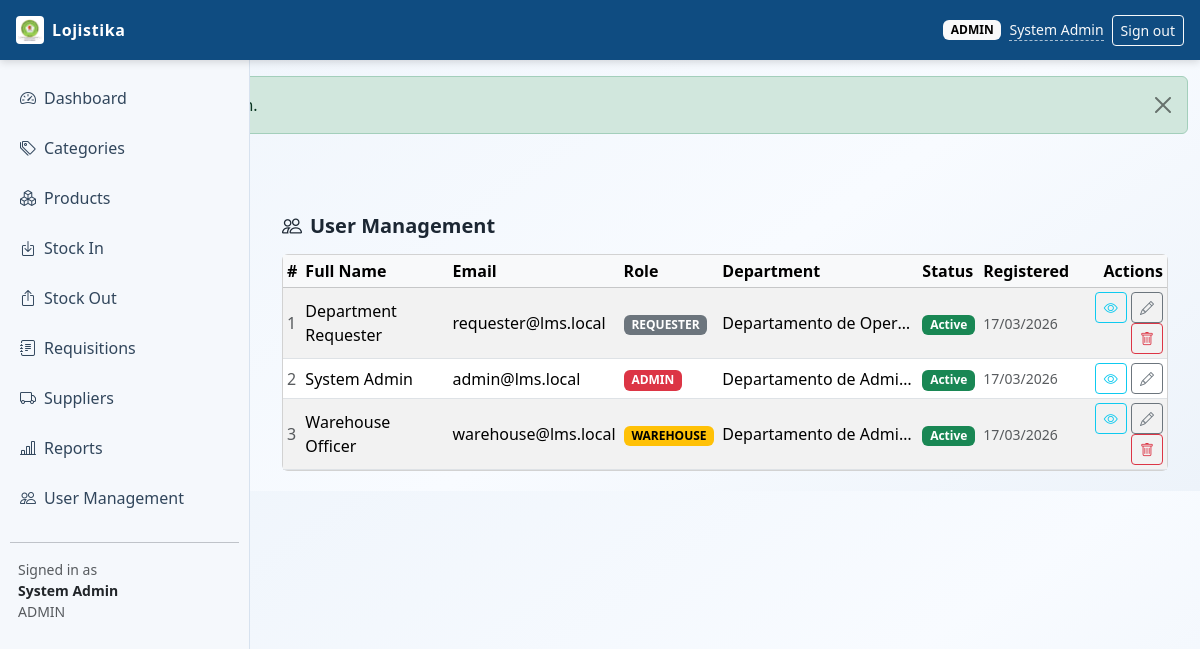
The app's page /index.php?page=users (signed in) with its own data.
### tables this page shows
CREATE TABLE users (
    id INT UNSIGNED AUTO_INCREMENT PRIMARY KEY,
    full_name VARCHAR(120) NOT NULL,
    email VARCHAR(120) NOT NULL UNIQUE,
    password_hash VARCHAR(255) NOT NULL,
    role ENUM('admin', 'warehouse', 'requester') NOT NULL,
    departments VARCHAR(180) NOT NULL DEFAULT 'Departamento de Administracao e Financas',
    is_active TINYINT(1) NOT NULL DEFAULT 1,
    created_at TIMESTAMP NOT NULL DEFAULT CURRENT_TIMESTAMP,
    updated_at TIMESTAMP NOT NULL DEFAULT CURRENT_TIMESTAMP ON UPDATE CURRENT_TIMESTAMP
);

### config/db_connect.php (called while the page is built, shortened)
<?php
function env_value(array $keys, string $default = ''): string
{
    return $default;
}
function file_db_config(): array
{
    $filePath = __DIR__ . DIRECTORY_SEPARATOR . 'db_credentials.php';
    if (!is_file($filePath)) {
        return [];
    }
    $config = require $filePath;
    return is_array($config) ? $config : [];
}
function db_config(): array
{
    $fileConfig = file_db_config();
    return [
        'host' => env_value(['DB_HOST', 'MYSQL_HOST', 'DATABASE_HOST'], (string) ($fileConfig['host'] ?? '127.0.0.1')),
        'port' => (int) env_value(['DB_PORT', 'MYSQL_PORT', 'DATABASE_PORT'], (string) ($fileConfig['port'] ?? '3306')),
        'user' => env_value(['DB_USER', 'MYSQL_USER', 'DATABASE_USER'], (string) ($fileConfig['user'] ?? 'root')),
        'pass' => env_value(['DB_PASS', 'MYSQL_PASSWORD', 'DATABASE_PASSWORD'], (string) ($fileConfig['pass'] ?? '')),
        'name' => env_value(['DB_NAME', 'MYSQL_DATABASE', 'DATABASE_NAME'], (string) ($fileConfig['name'] ?? 'logistics_lms')),
    ];
}
function db_connect(): mysqli
{
    static $conn = null;
    $cfg = db_config();
    try {
        $conn = new mysqli($cfg['host'], $cfg['user'], $cfg['pass'], $cfg['name'], $cfg['port']);
    } catch (mysqli_sql_exception $e) {
        http_response_code(500);
        if (stripos($e->getMessage(), 'Unknown database') !== false) {
            $sqlFile = dirname(__DIR__) . DIRECTORY_SEPARATOR . 'database.sql';
            $message = 'Database "' . $cfg['name'] . '" does not exist. Import the project SQL file first.';
            if (is_file($sqlFile)) {
                $message .= ' Expected file: ' . $sqlFile;
            }
            exit($message);
        }
        if (stripos($e->getMessage(), 'Access denied for user') !== false) {
            $configFile = __DIR__ . DIRECTORY_SEPARATOR . 'db_credentials.php';
            $message = 'Database login failed for user "' . $cfg['user'] . '" at host "' . $cfg['host'] . '".';
            $message .= ' Set hosting credentials via environment variables or create: ' . $configFile;
            exit($message);
        }
        exit('Database connection failed: ' . $e->getMessage());
    }
    $conn->set_charset('utf8mb4');
    return $conn;
}

### config/helpers.php (called while the page is built, shortened)
<?php
require_once __DIR__ . '/db_connect.php';
function db(): mysqli
{
    return db_connect();
}
function h(?string $value): string
{
    return htmlspecialchars((string) $value, ENT_QUOTES, 'UTF-8');
}
function current_user(): ?array
{
    return $_SESSION['user'] ?? null;
}

### modules/users/index.php (the view, shortened to what this page needs)
<?php
$users = db()->query('SELECT id, full_name, email, role, departments, is_active, created_at FROM users ORDER BY full_name ASC');
?>
<div class="container-fluid">
    <div class="d-flex align-items-center justify-content-between mb-3">
        <h5 class="mb-0 fw-semibold"><i class="bi bi-people me-2"></i>User Management</h5>
    </div>
    <div class="card">
        <div class="card-body table-responsive p-0">
            <table class="table table-striped table-sm align-middle mb-0">
                <thead class="table-light">
                    <tr>
                        <th>#</th>
                        <th>Full Name</th>
                        <th>Email</th>
                        <th>Role</th>
                        <th>Department</th>
                        <th>Status</th>
                        <th>Registered</th>
                        <th class="text-end">Actions</th>
                    </tr>
                </thead>
                <tbody>
                    <?php
                    $i = 0;
                    while ($row = $users->fetch_assoc()):
                        $i++;
                    ?>
                        <tr>
                            <td class="text-muted"><?= $i ?></td>
                            <td><?= h($row['full_name']) ?></td>
                            <td><?= h($row['email']) ?></td>
                            <td><span class="badge text-uppercase
                            <?= $row['role'] === 'admin' ? 'text-bg-danger' : ($row['role'] === 'warehouse' ? 'text-bg-warning' : 'text-bg-secondary') ?>">
                                    <?= h($row['role']) ?>
                                </span></td>
                            <td class="text-truncate" style="max-width:200px"><?= h($row['departments']) ?></td>
                            <td>
                                <?php if ((int) $row['is_active'] === 1): ?>
                                    <span class="badge text-bg-success">Active</span>
                                <?php else: ?>
                                    <span class="badge text-bg-secondary">Inactive</span>
                                <?php endif; ?>
                            </td>
                            <td class="text-muted small"><?= h(date('d/m/Y', strtotime($row['created_at']))) ?></td>
                            <td class="text-end">
                                <a class="btn btn-sm btn-outline-info" href="index.php?page=user_view&id=<?= (int) $row['id'] ?>" title="View"><i class="bi bi-eye"></i></a>
                                <a class="btn btn-sm btn-outline-secondary" href="index.php?page=user_edit&id=<?= (int) $row['id'] ?>" title="Edit"><i class="bi bi-pencil"></i></a>
                                <?php if ((int) $row['id'] !== (int) current_user()['id']): ?>
                                    <a class="btn btn-sm btn-outline-danger"
                                        data-confirm="Delete user &quot;<?= h($row['full_name']) ?>&quot;? This action cannot be undone."
                                        href="index.php?page=users&delete=<?= (int) $row['id'] ?>"
                                        title="Delete"><i class="bi bi-trash"></i></a>
                                <?php endif; ?>
                            </td>
                        </tr>
                    <?php endwhile; ?>
                </tbody>
            </table>
        </div>
    </div>
</div>

### assets/css/style.css (style rules this page uses)
:root { --lms-header: #0f4c81; --lms-sidebar: #f5f8fc; --lms-accent: #1f6fb2; --lms-text: #1c2733; --lms-border: #d7e2ef; }
body { font-family: "Segoe UI", Tahoma, Geneva, Verdana, sans-serif; background: linear-gradient(145deg, #eef4fb 0%, #f8fbff 60%, #edf3fa 100%); color: var(--lms-text); }
.table thead { background: #edf4fb; }

### records on screen
users: full_name "Department Requester", email "requester@lms.local", role "REQUESTER", departments "Departamento de Oper…", is_active "Active", created_at "17/03/2026"
users: full_name "System Admin", email "admin@lms.local", role "ADMIN", departments "Departamento de Admi…", is_active "Active", created_at "17/03/2026"
users: full_name "Warehouse Officer", email "warehouse@lms.local", role "WAREHOUSE", departments "Departamento de Admi…", is_active "Active", created_at "17/03/2026"

### other values on screen
$user['role'] "ADMIN"
$user['full_name'] "System Admin"
